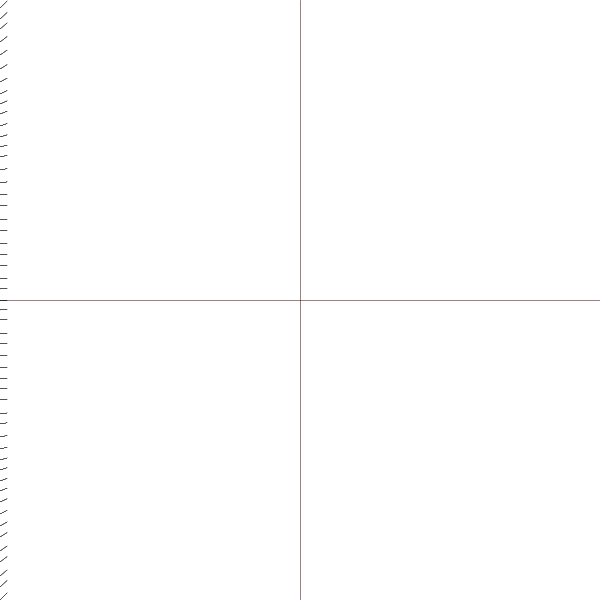
Frame 1 (no input)
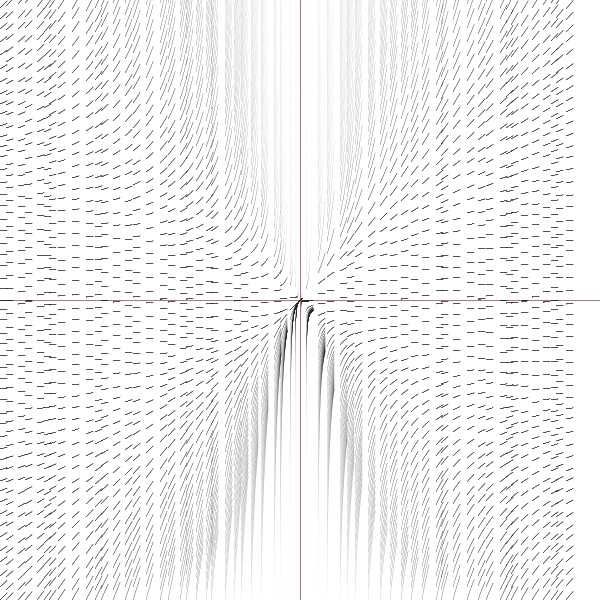
Frame 60 (the mouse pressed at the canvas centre just before this capture)
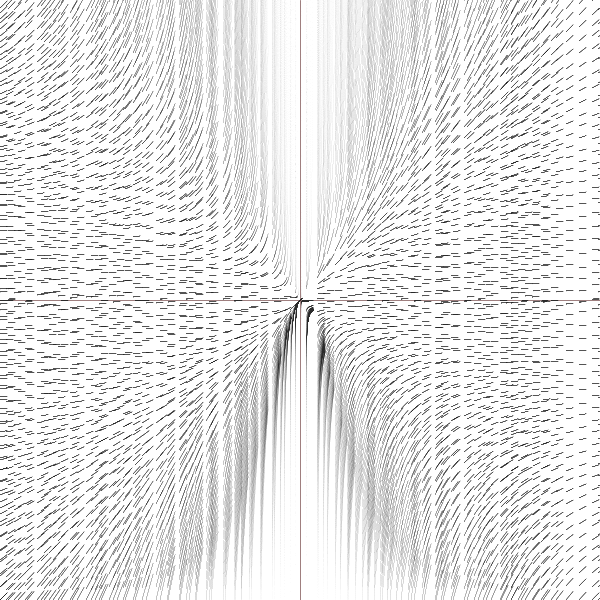
Frame 120 (the mouse held since frame 60 and released just before this capture)

The Processing sketch that drew these frames (run headless with seeded random() and noise(); from frame 60 on, the mouse is pressed at the canvas centre):

// Processing sketch: math_ode_01
// ── math_ode_01.pde
boolean xvary=true;
boolean yvary=true;
float mapx=0.0;
float mapy=0.0;
float currx;

void setup() {
  size(600, 600);
  currx=-width/2;
  resetgraph();
}

void resetgraph() {
  background(255);
  stroke(64, 0, 0, 128);
  drawaxes();
  stroke(0, 0, 0, 4);
}

void drawaxes() {
  line(width/2, 0, width/2, height);
  line(0, height/2, width, height/2);
}

/*
 *** example differential equations ***
 y' = x^2
 y' = sin 3x
 y'' = x^-4
 y' = xe^-x^2
 y' = cos x
 y' = ky
 y' = -y/x
 y' = sin y
 y' = ry(1-y/k)
 */

void graph(float xinit, float yinit) {
  float x=xinit;
  float y=yinit;
  float dy=1.0;
  float d2y;
  float dx=0.01;
  for (int i=0; i<720; i++) {
    if (i>0) {
      point(width/2+x, height/2-y);
    }
    // frame o.d.e.
    d2y=0*dx*dx;
    dy=( pow(y/x,2) )*dx;
    y+=dy;
    x+=dx;
  }
}

void draw() {
  if (currx>width/2) {
    currx=-width/2;
  }
  float xk=1.0;
  float yk=1.0;
  if (xvary) {
    mapx=map(mouseX, 0, width, -xk*width/2, xk*width/2);
  }
  if (yvary) {
    mapy=map(mouseY, 0, height, yk*height/2, -yk*height/2);
  }
  for (int i=-int(height/2); i<int(height/2); i+=int(random(10, 15))) {
    graph(currx, i);
  }
  currx+=int(random(5, 15));
}

void keyPressed() {
  if (key=='c') {
    resetgraph();
  } else if (key=='x') {
    xvary=!xvary;
  } else if (key=='y') {
    yvary=!yvary;
  }
}
